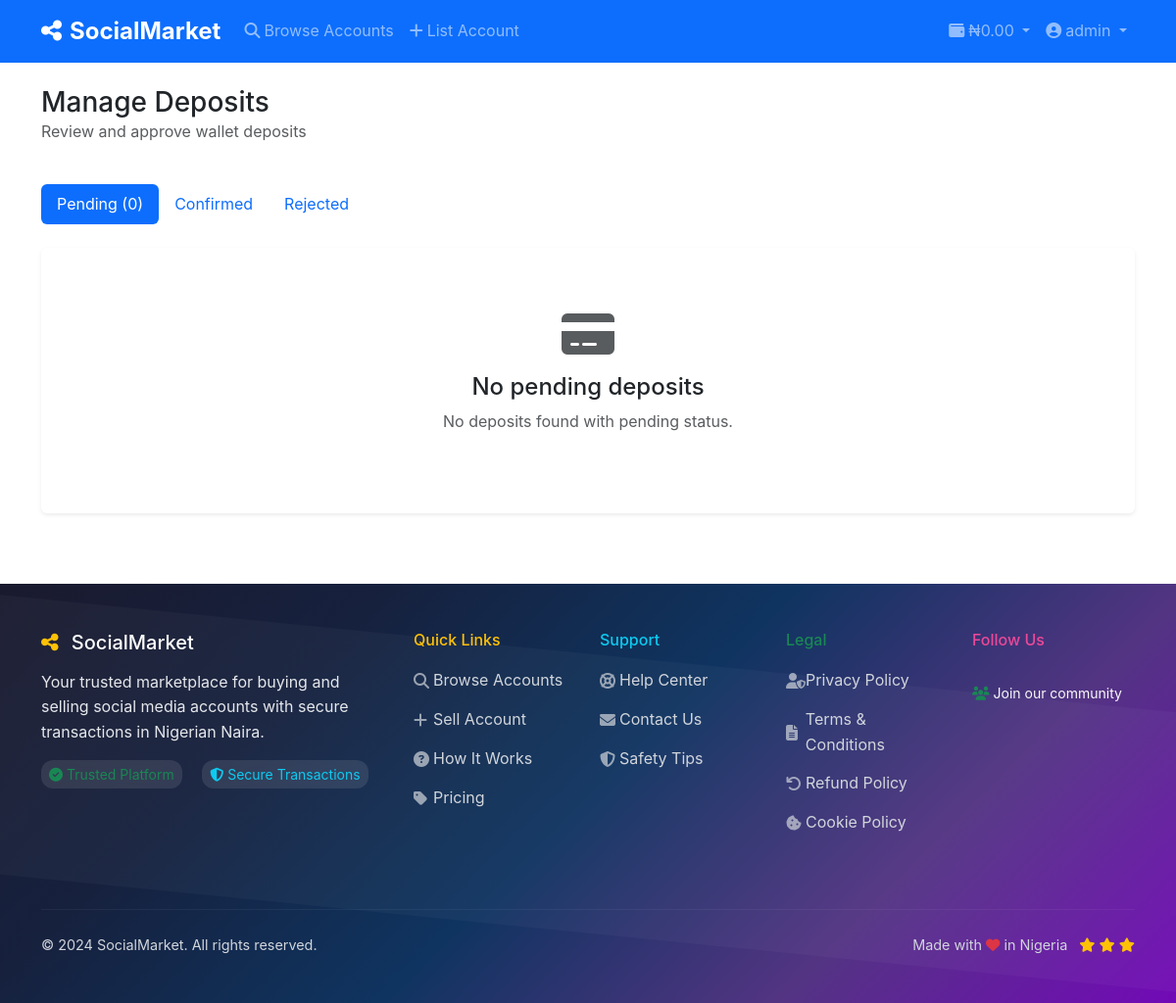
The app's page /admin/deposits (signed in), older data.
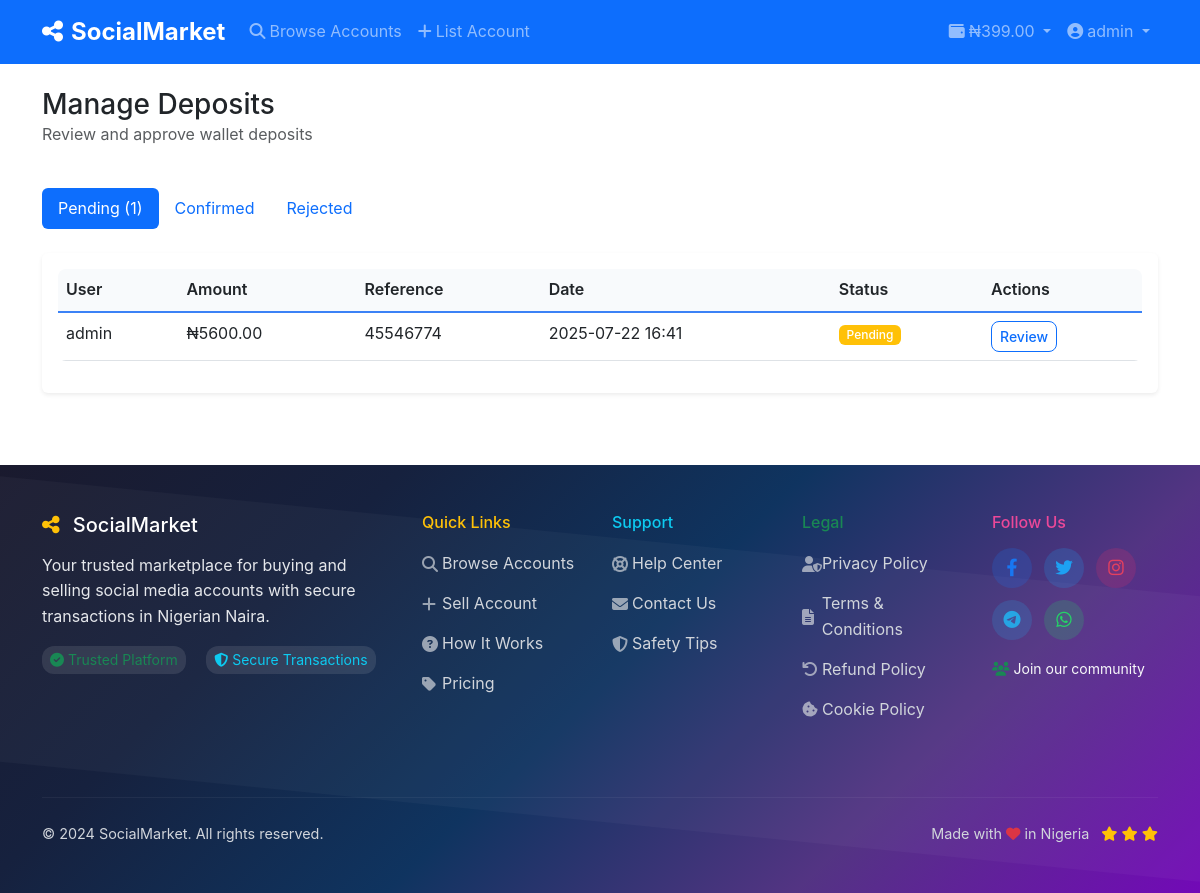
The same page, newer data.
### models.py (models this page shows, shortened)
class User(UserMixin, db.Model):
    id = db.Column(db.Integer, primary_key=True)
    username = db.Column(db.String(80), unique=True, nullable=False)
    email = db.Column(db.String(120), unique=True, nullable=False)
    password_hash = db.Column(db.String(255), nullable=False)
    role = db.Column(db.String(20), default='user')  # user, admin
    first_name = db.Column(db.String(50))
    last_name = db.Column(db.String(50))
    phone = db.Column(db.String(20))
    profile_pic = db.Column(db.String(255))
    bio = db.Column(db.Text)
    is_verified = db.Column(db.Boolean, default=False)
    is_active = db.Column(db.Boolean, default=True)
    is_banned = db.Column(db.Boolean, default=False)
    wallet_balance = db.Column(db.Numeric(10, 2), default=0.00)
    referral_code = db.Column(db.String(20), unique=True)
    referred_by = db.Column(db.Integer, db.ForeignKey('user.id'))
    referral_earnings = db.Column(db.Numeric(10, 2), default=0.00)
    created_at = db.Column(db.DateTime, default=datetime.utcnow)
    last_login = db.Column(db.DateTime)
    accounts_for_sale = db.relationship('SocialAccount', foreign_keys='SocialAccount.seller_id', backref='seller', lazy=True)
    accounts_reviewed = db.relationship('SocialAccount', foreign_keys='SocialAccount.reviewed_by', backref='reviewer', lazy=True)
    purchases = db.relationship('Purchase', backref='buyer', lazy=True)
    deposits = db.relationship('WalletDeposit', foreign_keys='WalletDeposit.user_id', backref='user', lazy=True)
    processed_deposits = db.relationship('WalletDeposit', foreign_keys='WalletDeposit.processed_by', backref='processor', lazy=True)
    referrals = db.relationship('User', backref=db.backref('referrer', remote_side=[id]))

class WalletDeposit(db.Model):
    id = db.Column(db.Integer, primary_key=True)
    user_id = db.Column(db.Integer, db.ForeignKey('user.id'), nullable=False)
    amount = db.Column(db.Numeric(10, 2), nullable=False)
    deposit_method = db.Column(db.String(50))  # bank_transfer, cash_deposit
    bank_name = db.Column(db.String(100))
    account_number = db.Column(db.String(20))
    account_name = db.Column(db.String(100))
    payment_proof = db.Column(db.String(255))
    reference_number = db.Column(db.String(100))
    status = db.Column(db.String(20), default='pending')  # pending, confirmed, rejected
    admin_notes = db.Column(db.Text)
    processed_by = db.Column(db.Integer, db.ForeignKey('user.id'))
    processed_at = db.Column(db.DateTime)
    created_at = db.Column(db.DateTime, default=datetime.utcnow)

### app.py (the view)
@app.route('/admin/deposits')
@login_required
@admin_required
def admin_deposits():
    page = request.args.get('page', 1, type=int)
    status_filter = request.args.get('status', 'pending')
    deposits = WalletDeposit.query.filter_by(status=status_filter).order_by(
        WalletDeposit.created_at.desc()
    ).paginate(page=page, per_page=20, error_out=False)
    return render_template('admin/deposits.html', deposits=deposits,
                         current_status=status_filter)

### app.py (called while the page is built)
def admin_required(f):
    @wraps(f)
    def decorated_function(*args, **kwargs):
        if not current_user.is_authenticated or current_user.role != 'admin':
            flash('Access denied. Admin privileges required.', 'error')
            return redirect(url_for('index'))
        return f(*args, **kwargs)
    return decorated_function

@login_manager.user_loader
def load_user(user_id):
    return User.query.get(int(user_id))

@app.context_processor
def inject_settings():
    settings = Settings.query.first()
    return dict(settings=settings)

### templates/admin/deposits.html (shortened to what this page needs)
{% extends "base.html" %}
{% block content %}
<div class="container py-4">
    <div class="row mb-4">
        <div class="col-12">
            <h1 class="h3 mb-0">Manage Deposits</h1>
            <p class="text-muted">Review and approve wallet deposits</p>
        </div>
    </div>
    <div class="row mb-4">
        <div class="col-12">
            <ul class="nav nav-pills">
                <li class="nav-item">
                    <a class="nav-link {{ 'active' if current_status == 'pending' else '' }}"
                       href="{{ url_for('admin_deposits', status='pending') }}">
                        Pending ({{ deposits.total if current_status == 'pending' else 0 }})
                    </a>
                </li>
                <li class="nav-item">
                    <a class="nav-link {{ 'active' if current_status == 'confirmed' else '' }}"
                       href="{{ url_for('admin_deposits', status='confirmed') }}">
                        Confirmed
                    </a>
                </li>
                <li class="nav-item">
                    <a class="nav-link {{ 'active' if current_status == 'rejected' else '' }}"
                       href="{{ url_for('admin_deposits', status='rejected') }}">
                        Rejected
                    </a>
                </li>
            </ul>
        </div>
    </div>
    <div class="row">
        <div class="col-12">
            <div class="card border-0 shadow-sm">
                <div class="card-body">
                    {% if deposits.items %}
                        <div class="table-responsive">
                            <table class="table table-hover">
                                <thead>
                                    <tr>
                                        <th>User</th>
                                        <th>Amount</th>
                                        <th>Reference</th>
                                        <th>Date</th>
                                        <th>Status</th>
                                        <th>Actions</th>
                                    </tr>
                                </thead>
                                <tbody>
                                    {% for deposit in deposits.items %}
                                    <tr>
                                        <td>{{ deposit.user.username }}</td>
                                        <td>₦{{ "%.2f"|format(deposit.amount) }}</td>
                                        <td>{{ deposit.reference_number }}</td>
                                        <td>{{ deposit.created_at.strftime('%Y-%m-%d %H:%M') }}</td>
                                        <td>
                                            <span class="badge bg-{{ 'success' if deposit.status == 'confirmed' else 'warning' if deposit.status == 'pending' else 'danger' }}">
                                                {{ deposit.status.title() }}
                                            </span>
                                        </td>
                                        <td>
                                            <a href="{{ url_for('admin_review_deposit', id=deposit.id) }}" class="btn btn-sm btn-outline-primary">Review</a>
                                        </td>
                                    </tr>
                                    {% endfor %}
                                </tbody>
                            </table>
                        </div>
                    {% else %}
                        <div class="text-center py-5">
                            <i class="fas fa-credit-card fa-3x text-muted mb-3"></i>
                            <h4>No {{ current_status }} deposits</h4>
                            <p class="text-muted">No deposits found with {{ current_status }} status.</p>
                        </div>
                    {% endif %}
                </div>
            </div>
        </div>
    </div>
</div>
{% endblock %}

### templates/base.html (shortened to what the changed rows need)
<!DOCTYPE html>
<html lang="en">
<head>
    <link href="https://cdn.jsdelivr.net/npm/bootstrap@5.3.0/dist/css/bootstrap.min.css" rel="stylesheet">
    <link href="https://cdnjs.cloudflare.com/ajax/libs/font-awesome/6.4.0/css/all.min.css" rel="stylesheet">
    <link href="{{ url_for('static', filename='css/style.css') }}" rel="stylesheet">
</head>
<body>
    <nav class="navbar navbar-expand-lg navbar-dark bg-primary sticky-top">
        <div class="container">
            <div class="collapse navbar-collapse" id="navbarNav">
                <ul class="navbar-nav">
                    {% if current_user.is_authenticated %}
                    <li class="nav-item dropdown">
                        <a class="nav-link dropdown-toggle" href="#" role="button" data-bs-toggle="dropdown">
                            <i class="fas fa-wallet me-1"></i>₦{{ "%.2f"|format(current_user.wallet_balance) }}
                        </a>
                    </li>
                    <li class="nav-item dropdown">
                        <a class="nav-link dropdown-toggle" href="#" role="button" data-bs-toggle="dropdown">
                            <i class="fas fa-user-circle me-1"></i>{{ current_user.username }}
                        </a>
                    </li>
                    {% endif %}
                </ul>
            </div>
        </div>
    </nav>
    <main>
        {% block content %}{% endblock %}
    </main>
    <footer class="footer-colorful text-light py-5 mt-5">
        <div class="container">
            <div class="row">
                <div class="col-lg-2 mb-4">
                    <div class="social-links">
                        {% if settings and settings.facebook_url %}
                        <a href="{{ settings.facebook_url }}" class="social-link facebook" target="_blank">
                            <i class="fab fa-facebook-f"></i>
                        </a>
                        {% endif %}
                        {% if settings and settings.twitter_url %}
                        <a href="{{ settings.twitter_url }}" class="social-link twitter" target="_blank">
                            <i class="fab fa-twitter"></i>
                        </a>
                        {% endif %}
                        {% if settings and settings.instagram_url %}
                        <a href="{{ settings.instagram_url }}" class="social-link instagram" target="_blank">
                            <i class="fab fa-instagram"></i>
                        </a>
                        {% endif %}
                        {% if settings and settings.telegram_url %}
                        <a href="{{ settings.telegram_url }}" class="social-link telegram" target="_blank">
                            <i class="fab fa-telegram"></i>
                        </a>
                        {% endif %}
                        {% if settings and settings.whatsapp_url %}
                        <a href="{{ settings.whatsapp_url }}" class="social-link whatsapp" target="_blank">
                            <i class="fab fa-whatsapp"></i>
                        </a>
                        {% endif %}
                    </div>
                </div>
            </div>
        </div>
    </footer>
</body>
</html>

Row changes from the older to the newer data that the page shows:
changed User "admin": wallet_balance "0.00" → "399.00"
added WalletDeposit: user.username "admin", amount "5600.00", reference_number "45546774", created_at "2025-07-22 16:41", status "Pending"
Text that changed along with them:
{{ deposits.total if current_status == 'pending' else 0 }}: "0" → "1"
{{ current_status }}: "pending" → (not shown)
text no longer shown: "No deposits No deposits found with status."
text now shown: "User Amount Reference Date Status Actions"
